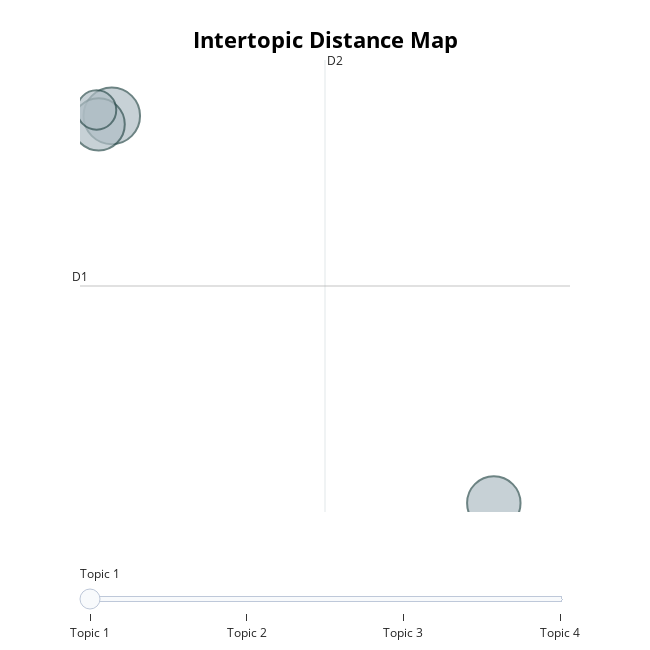

Here is the notebook cell this chart was saved with:
### Code cell
model.visualize_topics()

### Figure 1 — Plotly figure (JSON) as saved in the notebook; plotly's stock layout.template omitted (floating-point values rounded to 4 significant figures)
{"data": [{"customdata": [[1, "name | thank | product | link | like", 688], [2, "enron | com | dec | active | prc", 614], [3, "post | link | add | name | thank", 585], [4, "magnet | lead | name | link | type", 332]], "hovertemplate": "<b>Topic %{customdata[0]}</b><br>Words: %{customdata[1]}<br>Size: %{customdata[2]}", "legendgroup": "", "marker": {"color": "#B0BEC5", "line": {"color": "DarkSlateGrey", "width": 2}, "size": [688, 614, 585, 332], "sizemode": "area", "sizeref": 0.43, "symbol": "circle"}, "mode": "markers", "name": "", "orientation": "v", "showlegend": false, "type": "scatter", "x": [4.123, 16.63, 3.695, 3.626], "xaxis": "x", "y": [22.95, -4.181, 22.36, 23.36], "yaxis": "y"}], "layout": {"annotations": [{"showarrow": false, "text": "D1", "x": 3.082, "y": 11.03, "yshift": 10}, {"showarrow": false, "text": "D2", "x": 11.1, "xshift": 10, "y": 26.87}], "height": 650, "hoverlabel": {"bgcolor": "white", "font": {"family": "Rockwell", "size": 16}}, "legend": {"itemsizing": "constant", "tracegroupgap": 0}, "margin": {"t": 60}, "shapes": [{"line": {"color": "#CFD8DC", "width": 2}, "type": "line", "x0": 11.1, "x1": 11.1, "y0": -4.808, "y1": 26.87}, {"line": {"color": "#9E9E9E", "width": 2}, "type": "line", "x0": 3.082, "x1": 19.13, "y0": 11.03, "y1": 11.03}], "sliders": [{"active": 0, "pad": {"t": 50}, "steps": [{"args": [{"marker.color": [["red", "#B0BEC5", "#B0BEC5", "#B0BEC5"]]}], "label": "Topic 1", "method": "update"}, {"args": [{"marker.color": [["#B0BEC5", "red", "#B0BEC5", "#B0BEC5"]]}], "label": "Topic 2", "method": "update"}, {"args": [{"marker.color": [["#B0BEC5", "#B0BEC5", "red", "#B0BEC5"]]}], "label": "Topic 3", "method": "update"}, {"args": [{"marker.color": [["#B0BEC5", "#B0BEC5", "#B0BEC5", "red"]]}], "label": "Topic 4", "method": "update"}]}], "title": {"font": {"color": "Black", "size": 22}, "text": "<b>Intertopic Distance Map", "x": 0.5, "xanchor": "center", "y": 0.95, "yanchor": "top"}, "width": 650, "xaxis": {"anchor": "y", "domain": [0, 1], "range": [3.082, 19.13], "title": {"text": ""}, "visible": false}, "yaxis": {"anchor": "x", "domain": [0, 1], "range": [-4.808, 26.87], "title": {"text": ""}, "visible": false}}}
